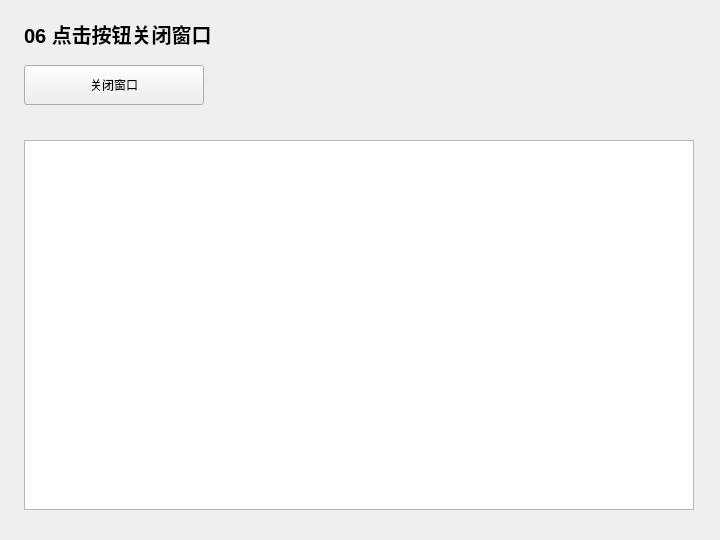
<?xml version="1.0" encoding="UTF-8"?>
<ui version="4.0">
 <class>Widget</class>
 <widget class="QWidget" name="Widget">
  <property name="geometry">
   <rect>
    <x>0</x>
    <y>0</y>
    <width>720</width>
    <height>540</height>
   </rect>
  </property>
  <property name="windowTitle">
   <string>06 点击按钮关闭窗口</string>
  </property>
  <widget class="QLabel" name="headingLabel">
   <property name="geometry">
    <rect>
     <x>24</x>
     <y>18</y>
     <width>670</width>
     <height>32</height>
    </rect>
   </property>
   <property name="text">
    <string>06 点击按钮关闭窗口</string>
   </property>
   <property name="font">
    <font>
     <pointsize>15</pointsize>
     <bold>true</bold>
    </font>
   </property>
  </widget>
  <widget class="QPlainTextEdit" name="outputEdit">
   <property name="geometry">
    <rect>
     <x>24</x>
     <y>140</y>
     <width>670</width>
     <height>370</height>
    </rect>
   </property>
   <property name="readOnly">
    <bool>true</bool>
   </property>
  </widget>
  <widget class="QPushButton" name="runButton">
   <property name="geometry">
    <rect>
     <x>24</x>
     <y>65</y>
     <width>180</width>
     <height>40</height>
    </rect>
   </property>
   <property name="text">
    <string>关闭窗口</string>
   </property>
  </widget>
 </widget>
 <resources />
 <connections />
</ui>
